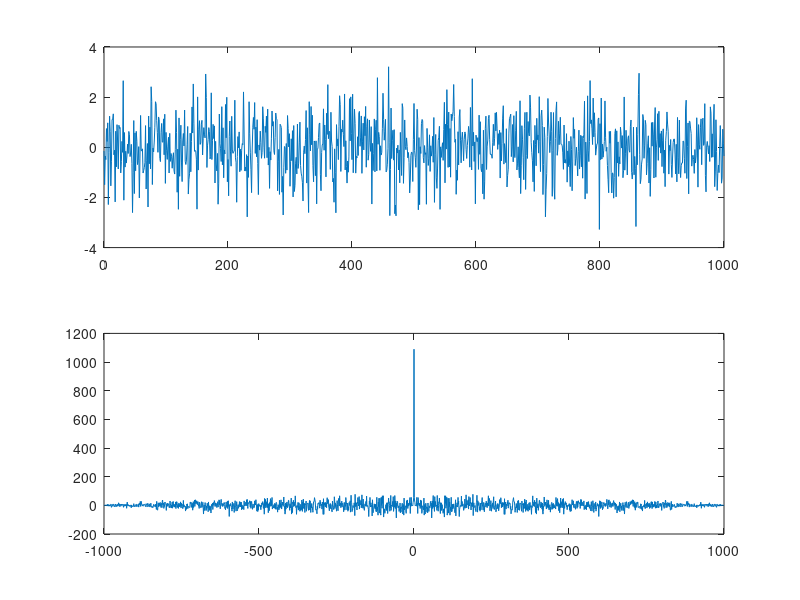

MATLAB code to generate this figure:
%Write a program to implement Auto Correlation
clc;
clear all;
close all;

%x=[1 2 3 5 7 1];
%subplot(2,1,1);
%stem(x);

%y=xcorr(x,x);
%subplot(2,1,2);
%stem(y);

t=0:1:1000;     % Generate a random noise signal of length equal to the time vector.
x=randn(1,length(t)); % implement auto correlation using random gaussian noise 
subplot(2,1,1);
plot(t,x);
y=xcorr(x,x);     % Calculate the autocorrelation of the signal x.
% Define time vectors for positive and negative lags.
t1=t;               % Original time vector.
t2=-fliplr(t1);     % Negative time vector by flipping t1 and negating it.
% Determine the range for the time vector of the autocorrelation plot.
n1=min(t1)+min(t2);  % Minimum lag value.
n2=max(t1)+max(t2);  % Maximum lag value.
% Create a time vector n for the autocorrelation plot.
n=n1:1:n2;
 
subplot(2,1,2);
plot(n,y);
